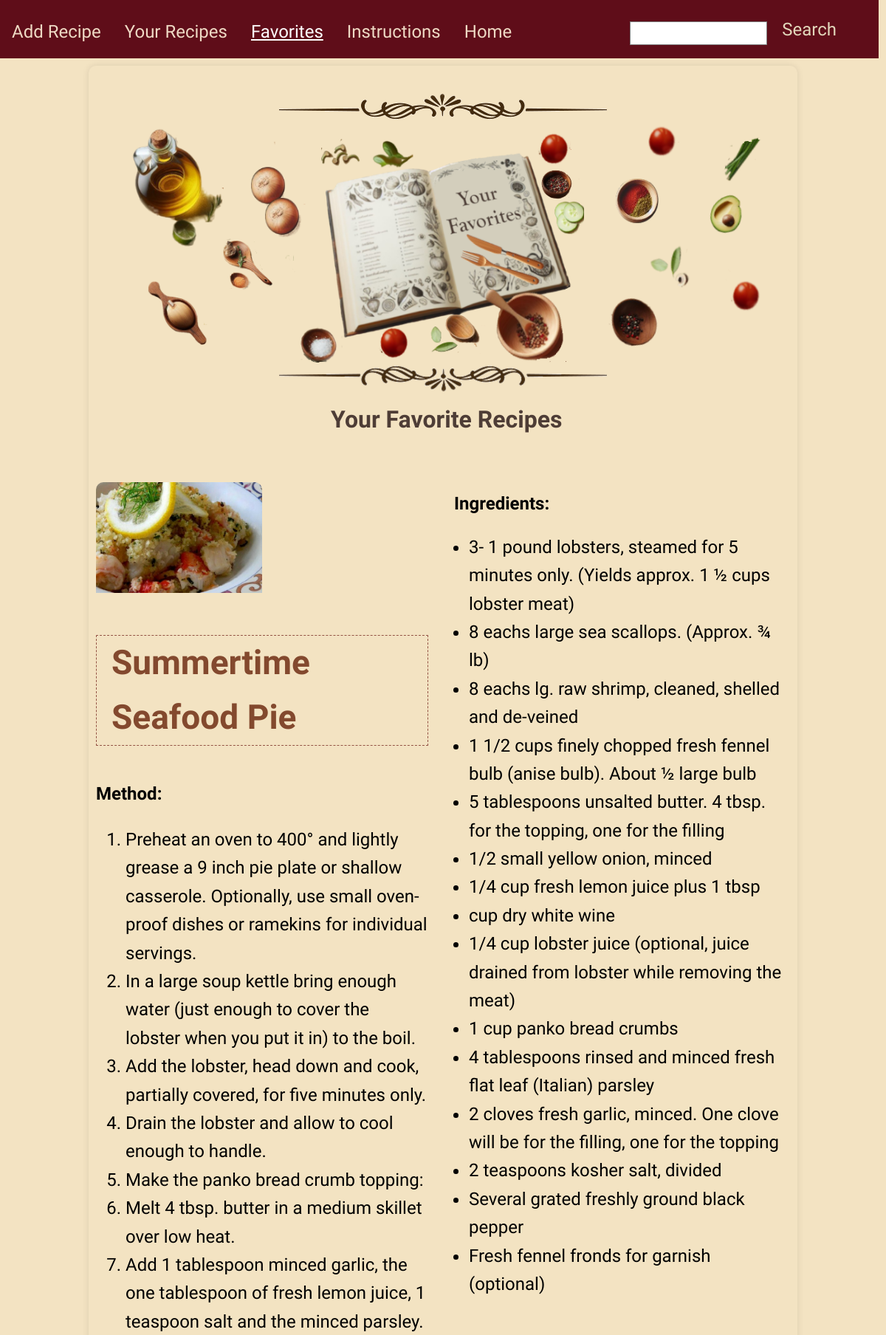
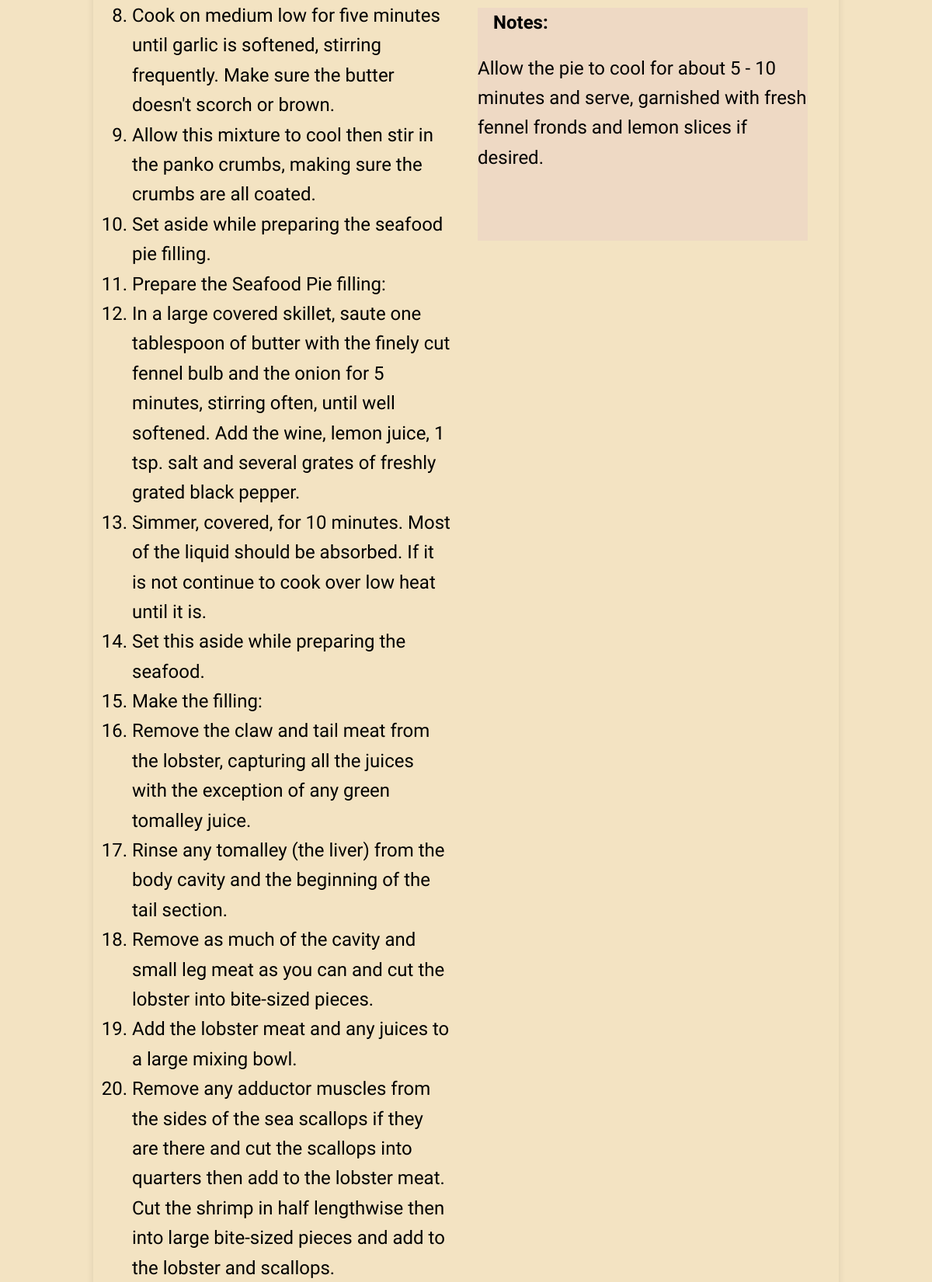
Page /favorites (signed in, upper part) on the committed database (2 pictures, top to bottom).
### tables this page shows
CREATE TABLE recipes (
                id INTEGER PRIMARY KEY AUTOINCREMENT,
                title TEXT NOT NULL,
                ingredients TEXT NOT NULL,
                instructions TEXT NOT NULL,
                notes TEXT,  -- Add the new column for notes
                user_id INTEGER, image TEXT,
                FOREIGN KEY (user_id) REFERENCES users (id)
            );

### build/views.py (the view)
@views.route('/favorites', methods=['GET'], endpoint='favorites')
def favorites():
    if 'user_id' not in session:
        flash('You need to log in first.')
        return redirect(url_for('views.login'))
    user_id = session['user_id']
    with sqlite3.connect(DATABASE) as connection:
        cursor = connection.cursor()
        cursor.execute('SELECT r.* FROM recipes r JOIN favorites f \
                       ON r.id = f.recipe_id WHERE f.user_id=?',
                       (user_id,))
        favorites = cursor.fetchall()
    return render_template('favorites.html',
                           favorites=favorites, user_id=user_id)

### build/templates/favorites.html (shortened to what this page needs)
<!DOCTYPE html>
<html lang="en">
<head>
    <link rel="stylesheet" type="text/css" href="/static/styles/styles.css">
</head>
<body>
    {% include "nav.html" %}
    <div class="book-container">
        <div class="field-container">
            <img src="/static/images/border.png" alt="Border Image">
            <div class="your-favorites" aria-hidden="true">
            </div>
            <img src="/static/images/borderb.png" alt="Border Image">
            <h1>Your Favorite Recipes</h1>
            <div class="recipes-grid">
                {% for favorite in favorites %}
                <article class="recipe-item">
                    <div id="printableArea{{ favorite[0] }}" class="recipe-container">
                        <div class="recipe-image">
                            {% if favorite[6] %}
                            <img src="{{ url_for('static', filename='uploads/' + favorite[6]) }}"
                                alt="{{ favorite[1] }}">
                            {% else %}
                            <img src="{{ url_for('static', filename='default_image.jpg') }}"
                                alt="Default Image">
                            {% endif %}
                            <p class="recipe-title"><strong>{{ favorite[1] }}</strong></p>
                            <div class="recipe-method">
                                <strong class="other-titles">Method:</strong>
                                {% if favorite[3] %}
                                <ol class="method-list">
                                    {% for step in favorite[3].split('\n') %}
                                    <li>{{ step }}</li>
                                    {% endfor %}
                                </ol>
                                {% endif %}
                            </div>
                        </div>
                        <div class="recipe-details">
                            <p><strong class="other-titles">Ingredients:</strong></p>
                            {% if favorite[2] %}
                            <ul>
                                {% for ingredient in favorite[2].split('\n') %}
                                <li>{{ ingredient }}</li>
                                {% endfor %}
                            </ul>
                            {% endif %}
                            <blockquote class="notes">
                                <p><strong class="other-titles">Notes:</strong>
                                    <div class="text-notes"> {{ favorite[4] }}</div>
                                </p>
                            </blockquote>
                            <br>
                        </div>
                    </div>
                </article>
                {% endfor %}
            </div>
        </div>
    </div>
</body>
</html>

### build/static/styles/styles.css (style rules this page uses)
body { font-family: 'Indie Flower', Arial, sans-serif, cursive !important; line-height: 1.6; font-size: 24px; height: 100vh; margin: 0; background: #f3e3c2; background-size: cover; }
h1 { text-align: center; font-family: 'Indie Flower', Arial, sans-serif, cursive !important; color: #4e3d36; margin-top: 1%; margin-bottom: 1%; margin-left: 1%; font-size: 4rem; }
.field-container { display: flex; flex-direction: column; align-items: center; justify-content: center; margin-bottom: 20px; padding-top: 10px; }
.book-container { width: 80%; min-height: 200px; max-height: 80%; padding-top: 25px; border-radius: 10px; box-shadow: 0 0 10px rgba(0, 0, 0, 0.1); overflow: auto; margin: auto; overflow-y: scroll }
.recipe-container { display: grid; grid-template-areas: "image name" "ingredients method"; grid-template-columns: 1fr 1fr; margin-top: 20px; margin-left: -20px; }
.recipes-grid { width: 100%; }
.recipe-item { margin: 10px; padding: 10px; overflow: hidden; }
.recipe-image { padding: 10px; }
.recipe-image img { width: 50%; height: auto; border-top-left-radius: 10px; border-top-right-radius: 10px; grid-area: image; }
.recipe-details { padding-left: 150px; }
.recipe-title { grid-area: name; font-family: 'Indie Flower', sans-serif cursive !important; font-size: 46px; color: #83492e; border: 1px dashed #935445; padding-inline: 20px; }
.recipe-method { margin-top: 10px; grid-area: method; }
.recipe-details p { margin: 20px; }
.recipe-details ul { margin-top: 0; }
.recipe-details strong { font-weight: bold; }
.notes { background-color: #eed9c4; margin-top: 60px; margin-right: 20px; margin-left: 20px; min-height: 300px; }
.your-favorites { background: url('/static/images/favoritesl.png') center center; width: 90%; background-size: 100% 100%; padding-top: 150px; padding-bottom: 175px; margin-top: 2px; margin-bottom: 2px; }
@media only screen and (max-width: 1400px) { .recipe-details { padding-left: 5px; } }
@media screen and (max-width: 1200px) { h1 { font-size: 2rem; } }

### rows in the picture
recipes: image (picture), title "Summertime Seafood Pie", step "Preheat an oven to 400° and lightly grease a 9 inch pie plate or shallow casserole. Optionally, use small oven-proof dishes or ramekins for individual servings." "In a large soup kettle bring enough water (just enough to cover the lobster when you put it in) to the boil." "Add the lobster, head down and cook, partially covered, for five minutes only." "Drain the lobster and allow to cool enough to handle." "Make the panko bread crumb topping:" "Melt 4 tbsp. butter in a medium skillet over low heat." "Add 1 tablespoon minced garlic, the one tablespoon of fresh lemon juice, 1 teaspoon salt and the minced parsley." "Cook on medium low for five minutes until garlic is softened, stirring frequently. Make sure the butter doesn't scorch or brown." "Allow this mixture to cool then stir in the panko crumbs, making sure the crumbs are all coated." "Set aside while preparing the seafood pie filling." "Prepare the Seafood Pie filling:" "In a large covered skillet, saute one tablespoon of butter with the finely cut fennel bulb and the onion for 5 minutes, stirring often, until well softened. Add the wine, lemon juice, 1 tsp. salt and several grates of freshly grated black pepper." "Simmer, covered, for 10 minutes. Most of the liquid should be absorbed. If it is not continue to cook over low heat until it is." "Set this aside while preparing the seafood." "Make the filling:" "Remove the claw and tail meat from the lobster, capturing all the juices with the exception of any green tomalley juice." "Rinse any tomalley (the liver) from the body cavity and the beginning of the tail section." "Remove as much of the cavity and small leg meat as you can and cut the lobster into bite-sized pieces." "Add the lobster meat and any juices to a large mixing bowl." "Remove any adductor muscles from the sides of the sea scallops if they are there and cut the scallops into quarters then add to the lobster meat. Cut the shrimp in half lengthwise then into large bite-sized pieces and add to the lobster and scallops.", ingredient "3- 1 pound lobsters, steamed for 5 minutes only. (Yields approx. 1 ½ cups lobster meat)" "8 eachs large sea scallops. (Approx. ¾ lb)" "8 eachs lg. raw shrimp, cleaned, shelled and de-veined" "1 1/2 cups finely chopped fresh fennel bulb (anise bulb). About ½ large bulb" "5 tablespoons unsalted butter. 4 tbsp. for the topping, one for the filling" "1/2 small yellow onion, minced" "1/4 cup fresh lemon juice plus 1 tbsp" "cup dry white wine" "1/4 cup lobster juice (optional, juice drained from lobster while removing the meat)" "1 cup panko bread crumbs" "4 tablespoons rinsed and minced fresh flat leaf (Italian) parsley" "2 cloves fresh garlic, minced. One clove will be for the filling, one for the topping" "2 teaspoons kosher salt, divided" "Several grated freshly ground black pepper" "Fresh fennel fronds for garnish (optional)", notes "Allow the pie to cool for about 5 - 10 minutes and serve, garnished with fresh fennel fronds and lemon slices if desired."
